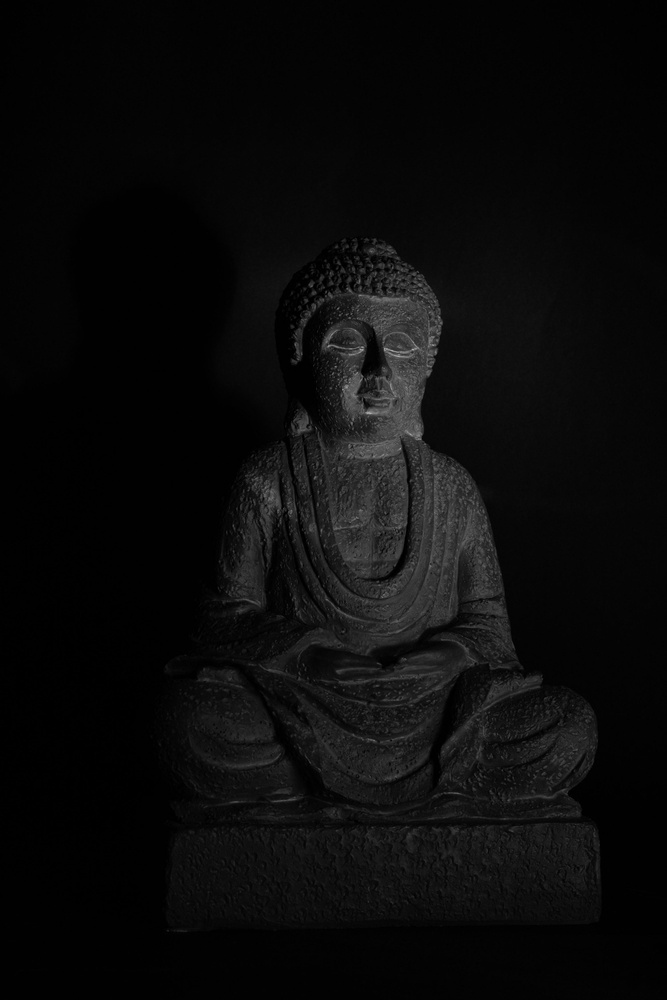
#> input picture data/sample.jpg, 667 x 1000 px, shrunk from 3000 x 4500 before the run; the run also reads 1 picture not shown here
$ python image_sharpening.py   (older library calls are emulated)
#> lines starting #> are read from the running program, lines starting #| are printed output that depends on the picture

import cv2
import numpy as np
import matplotlib.pyplot as plt
from matplotlib.widgets import RadioButtons
from pathlib import Path

# --------------------------------------------------
# 1. Define project paths
# --------------------------------------------------

project_dir = Path(__file__).resolve().parent.parent
data_dir = project_dir / "data"
output_dir = project_dir / "outputs"

output_dir.mkdir(parents=True, exist_ok=True)

# --------------------------------------------------
# 2. Load the clean and blurred images
# --------------------------------------------------

original_path = data_dir / "sample.jpg"
blurred_path = data_dir / "blurred_image.jpg"

original_image = cv2.imread(
    str(original_path),
    cv2.IMREAD_GRAYSCALE
)
#> original_image is the input picture: shape (1000, 667); min 0, max 177, mean 10.8

blurred_image = cv2.imread(
    str(blurred_path),
    cv2.IMREAD_GRAYSCALE
)

if original_image is None:
    raise FileNotFoundError(
        f"Could not load image: {original_path}"
    )

if blurred_image is None:
    raise FileNotFoundError(
        f"Could not load image: {blurred_path}"
    )

# --------------------------------------------------
# 3. Laplacian sharpening
# --------------------------------------------------

laplacian = cv2.Laplacian(
    original_image,
    cv2.CV_32F,
    ksize=3
)
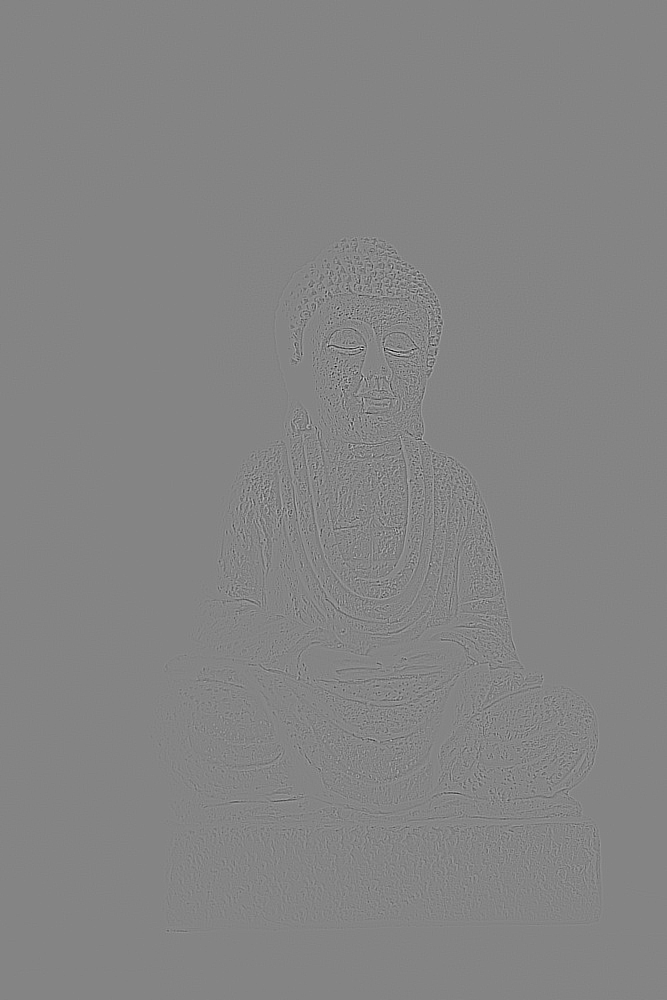
#> laplacian: shape (1000, 667) float32; min -658, max 608, mean 0; drawn with min black and max white

# Subtract the Laplacian response to sharpen
laplacian_sharpened = np.clip(
    original_image.astype(np.float32) - laplacian,
    0,
    255
).astype(np.uint8)
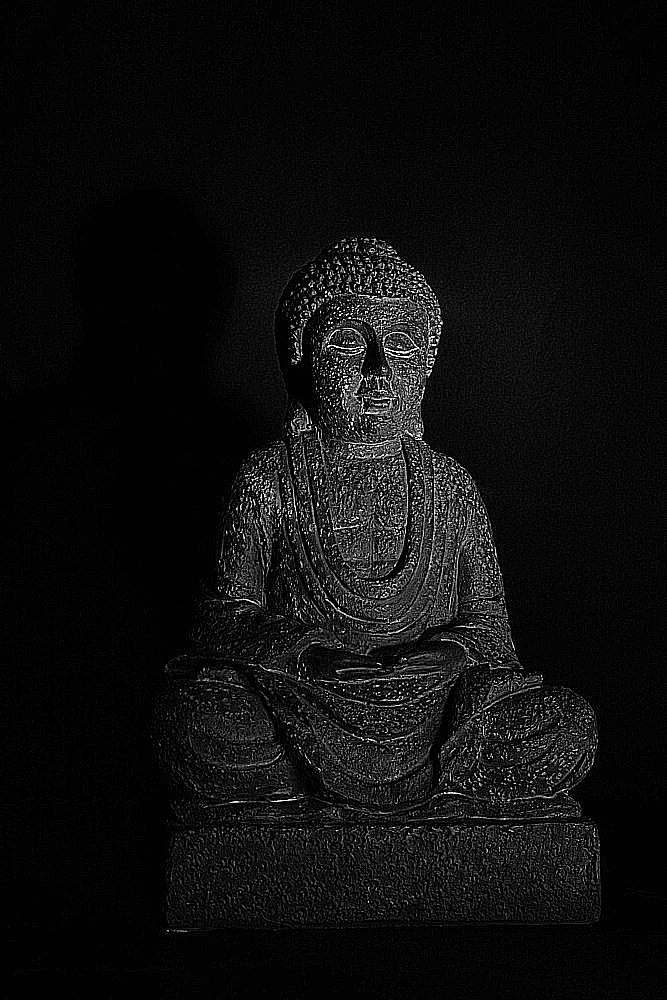
#> laplacian_sharpened: shape (1000, 667); min 0, max 255, mean 14.1

# --------------------------------------------------
# 4. Unsharp masking
# --------------------------------------------------

blur_for_mask = cv2.GaussianBlur(
    original_image,
    (5, 5),
    sigmaX=1.0
)

detail_mask = (
    original_image.astype(np.float32)
    - blur_for_mask.astype(np.float32)
)
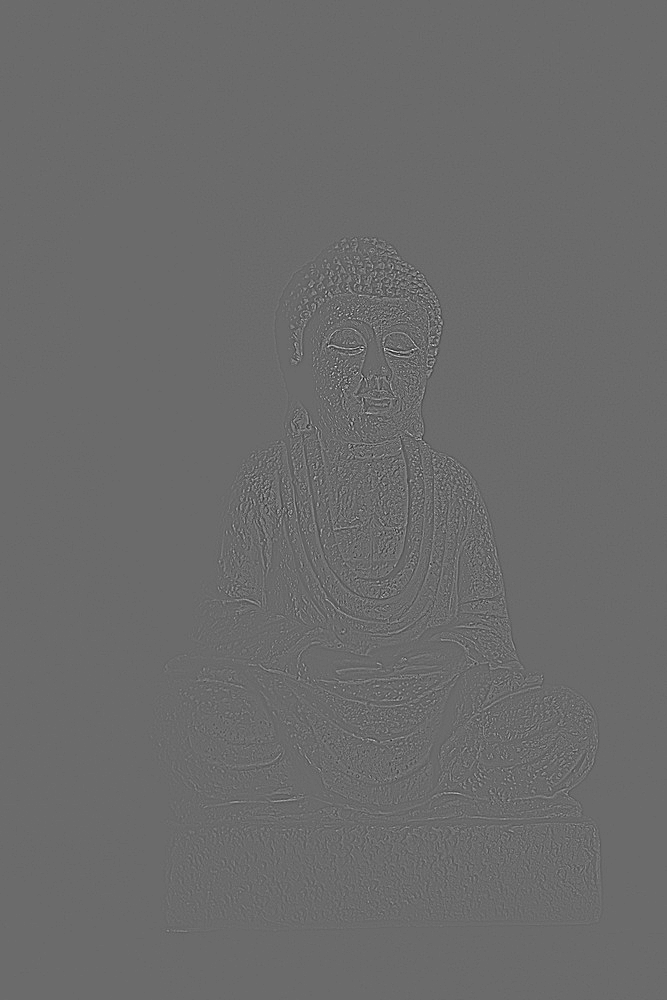
#> detail_mask: shape (1000, 667) float32; min -45, max 62, mean 0; drawn with min black and max white

unsharp_masked = np.clip(
    original_image.astype(np.float32)
    + 1.5 * detail_mask,
    0,
    255
).astype(np.uint8)

# --------------------------------------------------
# 5. Sharpen the blurred image using unsharp masking
# --------------------------------------------------

blurred_smooth = cv2.GaussianBlur(
    blurred_image,
    (5, 5),
    sigmaX=1.0
)

blurred_detail = (
    blurred_image.astype(np.float32)
    - blurred_smooth.astype(np.float32)
)

restored_sharp = np.clip(
    blurred_image.astype(np.float32)
    + 2.0 * blurred_detail,
    0,
    255
).astype(np.uint8)

# --------------------------------------------------
# 6. Save output images
# --------------------------------------------------

outputs = {
    "laplacian_sharpened.jpg": laplacian_sharpened,
    "unsharp_masked.jpg": unsharp_masked,
    "blurred_unsharp.jpg": restored_sharp
}

for filename, image in outputs.items():
    cv2.imwrite(str(output_dir / filename), image)
#> this loop made 3 passes
#> filename on passes 1 to 3: 'laplacian_sharpened.jpg', 'unsharp_masked.jpg', 'blurred_unsharp.jpg'

# --------------------------------------------------
# 7. Interactive image viewer
# --------------------------------------------------

image_options = {
    "Original": original_image,
    "Blurred Input": blurred_image,
    "Laplacian Sharpening": laplacian_sharpened,
    "Unsharp Masking": unsharp_masked,
    "Blurred + Unsharp Mask": restored_sharp
}

fig = plt.figure(figsize=(12, 9))

image_axis = fig.add_axes([0.05, 0.08, 0.70, 0.84])
control_axis = fig.add_axes([0.79, 0.30, 0.19, 0.42])

current_image = image_axis.imshow(
    original_image,
    cmap="gray",
    vmin=0,
    vmax=255
)

image_axis.set_title("Original Image", fontsize=15)
image_axis.axis("off")

radio_buttons = RadioButtons(
    control_axis,
    list(image_options.keys()),
    active=0
)

control_axis.set_title("Select Image", fontsize=12)


def update_image(selected_name):
    current_image.set_data(image_options[selected_name])
    image_axis.set_title(selected_name, fontsize=15)
    fig.canvas.draw_idle()


radio_buttons.on_clicked(update_image)

fig.canvas.manager.set_window_title(
    "IPA Project - Image Sharpening Explorer"
)

plt.show()
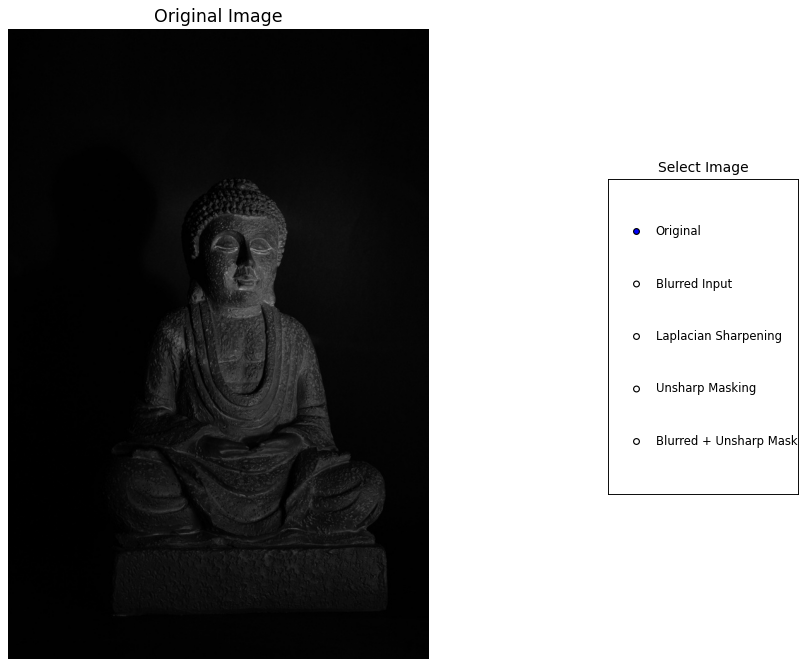
#> figure drawn by matplotlib, 2 panels

print("Image sharpening completed!")
print("Output images saved in:", output_dir)
